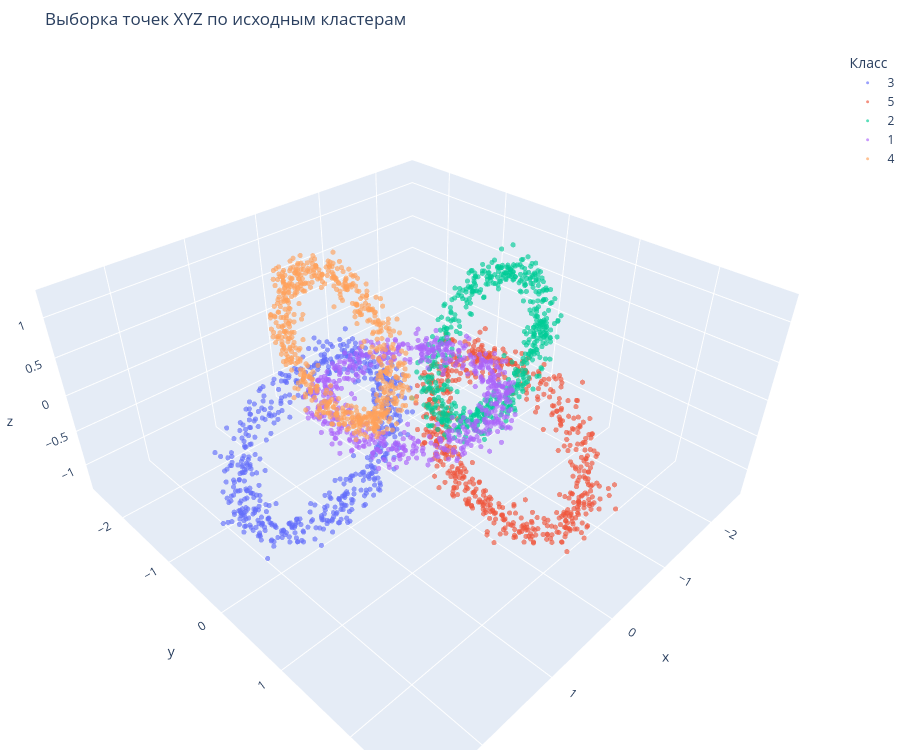

Notebook code for this chart:
### Code cell
sample = xyz.copy()
sample["cluster"] = y.astype(str)
sample = sample.sample(3000, random_state=42)

fig = px.scatter_3d(
    sample,
    x="x",
    y="y",
    z="z",
    color="cluster",
    title="Выборка точек XYZ по исходным кластерам",
    labels={"cluster": "Класс"},
    opacity=0.65,
    height=750,
)
fig.update_traces(marker={"size": 3})
fig.update_layout(legend_title_text="Класс", margin={"l": 0, "r": 0, "t": 50, "b": 0})
fig.show()

### Figure 1 — Plotly figure (JSON) as saved in the notebook; plotly's stock layout.template omitted (floating-point values rounded to 4 significant figures; data arrays with more than 128 entries replaced by an {"elided": "..."} marker saying what was removed)
{"data": [{"hovertemplate": "Класс=3<br>x=%{x}<br>y=%{y}<br>z=%{z}<extra></extra>", "legendgroup": "3", "marker": {"color": "#636efa", "opacity": 0.65, "size": 3, "symbol": "circle"}, "mode": "markers", "name": "3", "scene": "scene", "showlegend": true, "type": "scatter3d", "x": {"elided": "586 float values"}, "y": {"elided": "586 float values"}, "z": {"elided": "586 float values"}}, {"hovertemplate": "Класс=5<br>x=%{x}<br>y=%{y}<br>z=%{z}<extra></extra>", "legendgroup": "5", "marker": {"color": "#EF553B", "opacity": 0.65, "size": 3, "symbol": "circle"}, "mode": "markers", "name": "5", "scene": "scene", "showlegend": true, "type": "scatter3d", "x": {"elided": "607 float values"}, "y": {"elided": "607 float values"}, "z": {"elided": "607 float values"}}, {"hovertemplate": "Класс=2<br>x=%{x}<br>y=%{y}<br>z=%{z}<extra></extra>", "legendgroup": "2", "marker": {"color": "#00cc96", "opacity": 0.65, "size": 3, "symbol": "circle"}, "mode": "markers", "name": "2", "scene": "scene", "showlegend": true, "type": "scatter3d", "x": {"elided": "565 float values"}, "y": {"elided": "565 float values"}, "z": {"elided": "565 float values"}}, {"hovertemplate": "Класс=1<br>x=%{x}<br>y=%{y}<br>z=%{z}<extra></extra>", "legendgroup": "1", "marker": {"color": "#ab63fa", "opacity": 0.65, "size": 3, "symbol": "circle"}, "mode": "markers", "name": "1", "scene": "scene", "showlegend": true, "type": "scatter3d", "x": {"elided": "607 float values"}, "y": {"elided": "607 float values"}, "z": {"elided": "607 float values"}}, {"hovertemplate": "Класс=4<br>x=%{x}<br>y=%{y}<br>z=%{z}<extra></extra>", "legendgroup": "4", "marker": {"color": "#FFA15A", "opacity": 0.65, "size": 3, "symbol": "circle"}, "mode": "markers", "name": "4", "scene": "scene", "showlegend": true, "type": "scatter3d", "x": {"elided": "635 float values"}, "y": {"elided": "635 float values"}, "z": {"elided": "635 float values"}}], "layout": {"height": 750, "legend": {"title": {"text": "Класс"}, "tracegroupgap": 0}, "margin": {"b": 0, "l": 0, "r": 0, "t": 50}, "scene": {"domain": {"x": [0, 1], "y": [0, 1]}, "xaxis": {"title": {"text": "x"}}, "yaxis": {"title": {"text": "y"}}, "zaxis": {"title": {"text": "z"}}}, "title": {"text": "Выборка точек XYZ по исходным кластерам"}}}
